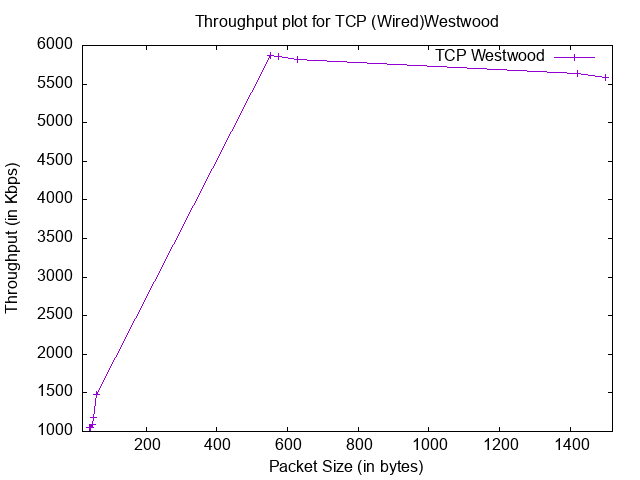

Write the gnuplot code that produced this figure.
set terminal png
set output "wiredTcpWestwood.png"
set title "Throughput plot for TCP (Wired)Westwood"
set xlabel "Packet Size (in bytes)"
set ylabel "Throughput (in Kbps)"

set xrange [20:1520]
plot "-"  title "TCP Westwood" with linespoints
40 1047.34
44 1054.3
48 1095.66
52 1183.37
60 1484.05
552 5875.65
576 5854.37
628 5818.88
1420 5637.78
1500 5583.03
e
